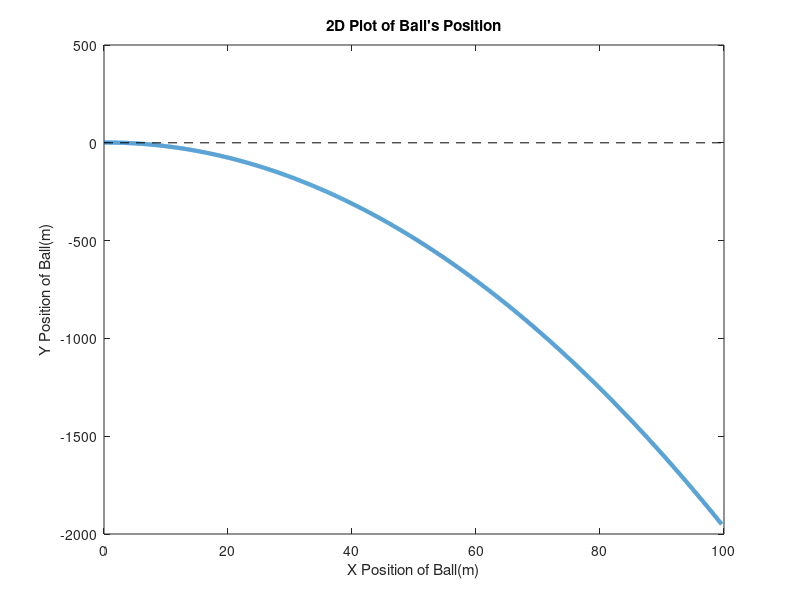

This chart was generated by the following MATLAB code:
% Code by Andrew Brodsky | SID: 107217786 | Lab 2 
% Prof: Maciej Zagrodzki (CSCI 1320) | Section 110 | anbr6390@colorado.edu

% This script takes inputs for the initial speed and angle above the
% horizontal (in degrees) at which some ball is launched into the air. The
% script then computes vectors for the x and y motion of the ball as a
% function of time, displays a graph of the ball's 2D motion based on those
% vectors, and then calculates the distance from the origin at which the
% ball strikes the ground.

% In the scope of this script, the positive y direction is defined to be up
% and the positive x direction is defined to be to the right.

clear
clc

% Define universal constants:
fGrav = -9.8;
releaseHeight = 1.5;

% Ask for user inputs:
vInitial=input('What is the velocity (in m/s) of the ball at the time of its launch? ');
angleInitial=input('\nWhat is the angle (in degrees) of the ball above the horizontal at the \ntime of its launch? ');

% Create column vector for time steps:
time=linspace(0,20,10000)';

% Create vectors for both X and Y motion
xMotion=vInitial*cos(angleInitial*pi/180)*time(:);
yMotion=releaseHeight+vInitial*sin(angleInitial*pi/180)*time(:)+0.5*fGrav*(time(:)).^2;

% Create logical vector to identify first index where yMotion is negative:
groundPoint=yMotion<0;

% Then, use logical vector to find the specific index at which y is first
% less than 0:
zeroIndex=find(groundPoint,1);

% Then, find the x position of the ball at the time given by zeroIndex:
fprintf('\nThe ball hits the ground at a distance of %.4g meters away from the launch point.\n', xMotion(zeroIndex));

% Open a new figure:
figure('Name','Graphical Ball Trajectory','NumberTitle','off');

% Plot the ball's motion on the figure:
plot(xMotion,yMotion,'LineWidth',3);

% Label axes and title the graph:
xlabel('X Position of Ball(m)');
ylabel('Y Position of Ball(m)');
title('2D Plot of Ball''s Position');

% Hold on to the graph:
hold on;
plot([0,xMotion(end)],[0,0],'--k');

